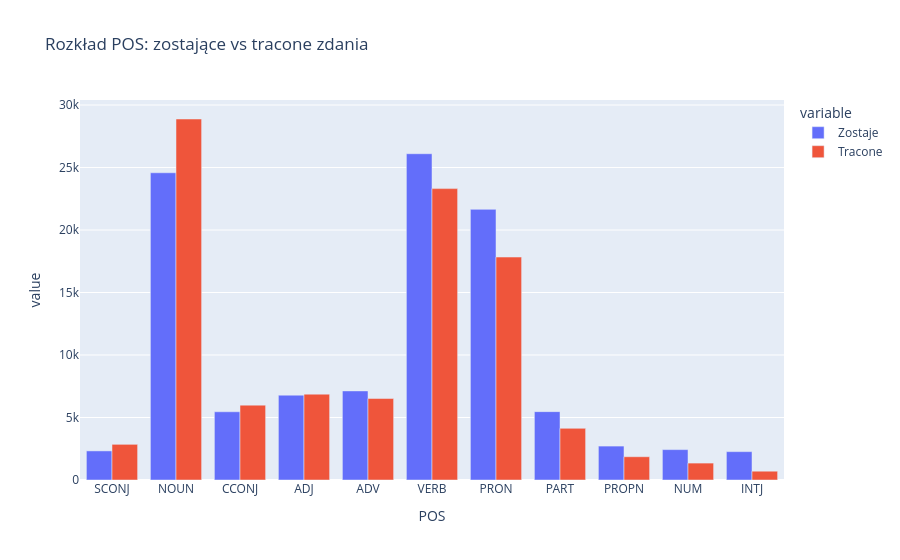

Write notebook code for a chart like this one.
### Markdown cell above
### Rozkład POS: zostające vs tracone zdania

### Code cell
skip_pos = {"DET", "ADP", "AUX", "PUNCT", "SPACE"}

def count_pos(mask):
    pos_counts = Counter()
    for row in df[mask]["nlp"]:
        for _, pos in row["pos"]:
            if pos not in skip_pos:
                pos_counts[pos] += 1
    return pos_counts

surv_pos = count_pos(survives)
lost_pos = count_pos(~survives)

pos_df = pd.DataFrame({
    "POS": list(surv_pos.keys()),
    "Zostaje": [surv_pos[p] for p in surv_pos],
    "Tracone": [lost_pos.get(p, 0) for p in surv_pos],
})
pos_df["% traconych"] = (pos_df["Tracone"] / (pos_df["Zostaje"] + pos_df["Tracone"]) * 100).round(1)
pos_df = pos_df.sort_values("% traconych", ascending=False)

fig = px.bar(pos_df, x="POS", y=["Zostaje", "Tracone"], barmode="group",
             title="Rozkład POS: zostające vs tracone zdania")
fig.show()

pos_df

### Figure 1 — Plotly figure (JSON) as saved in the notebook; plotly's stock layout.template omitted (floating-point values rounded to 4 significant figures)
{"data": [{"alignmentgroup": "True", "hovertemplate": "variable=Zostaje<br>POS=%{x}<br>value=%{y}<extra></extra>", "legendgroup": "Zostaje", "marker": {"color": "#636efa", "pattern": {"shape": ""}}, "name": "Zostaje", "offsetgroup": "Zostaje", "orientation": "v", "showlegend": true, "textposition": "auto", "type": "bar", "x": ["SCONJ", "NOUN", "CCONJ", "ADJ", "ADV", "VERB", "PRON", "PART", "PROPN", "NUM", "INTJ"], "xaxis": "x", "y": [2328, 24580, 5459, 6788, 7128, 26104, 21652, 5470, 2714, 2431, 2268], "yaxis": "y"}, {"alignmentgroup": "True", "hovertemplate": "variable=Tracone<br>POS=%{x}<br>value=%{y}<extra></extra>", "legendgroup": "Tracone", "marker": {"color": "#EF553B", "pattern": {"shape": ""}}, "name": "Tracone", "offsetgroup": "Tracone", "orientation": "v", "showlegend": true, "textposition": "auto", "type": "bar", "x": ["SCONJ", "NOUN", "CCONJ", "ADJ", "ADV", "VERB", "PRON", "PART", "PROPN", "NUM", "INTJ"], "xaxis": "x", "y": [2854, 28882, 5990, 6868, 6518, 23313, 17837, 4134, 1862, 1354, 703], "yaxis": "y"}], "layout": {"barmode": "group", "legend": {"title": {"text": "variable"}, "tracegroupgap": 0}, "title": {"text": "Rozkład POS: zostające vs tracone zdania"}, "xaxis": {"anchor": "y", "domain": [0, 1], "title": {"text": "POS"}}, "yaxis": {"anchor": "x", "domain": [0, 1], "title": {"text": "value"}}}}
